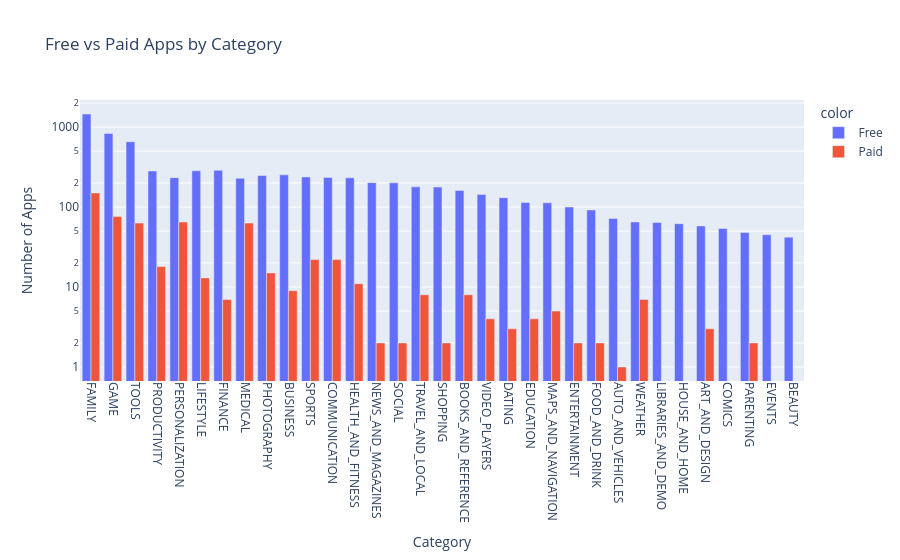

The cell this chart's notebook holds for it:
### Code cell
bar = px.bar(x=df_free_vs_paid.Category,
             y=df_free_vs_paid.App,
             title="Free vs Paid Apps by Category",
             barmode='group',
             color=df_free_vs_paid.Type,
             log_y=True)

bar.update_xaxes(categoryorder='total descending',
                 tickangle=90)

bar.update_layout(xaxis_title='Category', 
                  yaxis_title='Number of Apps',
                  coloraxis_showscale=False
                  )

bar.show()

### Figure 1 — Plotly figure (JSON) as saved in the notebook; plotly's stock layout.template omitted (floating-point values rounded to 4 significant figures)
{"data": [{"alignmentgroup": "True", "hovertemplate": "color=Free<br>x=%{x}<br>y=%{y}<extra></extra>", "legendgroup": "Free", "marker": {"color": "#636efa", "pattern": {"shape": ""}}, "name": "Free", "offsetgroup": "Free", "orientation": "v", "showlegend": true, "textposition": "auto", "type": "bar", "x": ["FAMILY", "GAME", "TOOLS", "FINANCE", "LIFESTYLE", "PRODUCTIVITY", "BUSINESS", "PHOTOGRAPHY", "SPORTS", "COMMUNICATION", "PERSONALIZATION", "HEALTH_AND_FITNESS", "MEDICAL", "NEWS_AND_MAGAZINES", "SOCIAL", "TRAVEL_AND_LOCAL", "SHOPPING", "BOOKS_AND_REFERENCE", "VIDEO_PLAYERS", "DATING", "EDUCATION", "MAPS_AND_NAVIGATION", "ENTERTAINMENT", "FOOD_AND_DRINK", "AUTO_AND_VEHICLES", "WEATHER", "LIBRARIES_AND_DEMO", "HOUSE_AND_HOME", "ART_AND_DESIGN", "COMICS", "PARENTING", "EVENTS", "BEAUTY"], "xaxis": "x", "y": [1456, 834, 656, 289, 284, 283, 253, 248, 238, 235, 233, 232, 229, 202, 201, 179, 178, 161, 144, 131, 114, 113, 100, 92, 72, 65, 64, 62, 58, 54, 48, 45, 42], "yaxis": "y"}, {"alignmentgroup": "True", "hovertemplate": "color=Paid<br>x=%{x}<br>y=%{y}<extra></extra>", "legendgroup": "Paid", "marker": {"color": "#EF553B", "pattern": {"shape": ""}}, "name": "Paid", "offsetgroup": "Paid", "orientation": "v", "showlegend": true, "textposition": "auto", "type": "bar", "x": ["FAMILY", "GAME", "PERSONALIZATION", "TOOLS", "MEDICAL", "SPORTS", "COMMUNICATION", "PRODUCTIVITY", "PHOTOGRAPHY", "LIFESTYLE", "HEALTH_AND_FITNESS", "BUSINESS", "TRAVEL_AND_LOCAL", "BOOKS_AND_REFERENCE", "FINANCE", "WEATHER", "MAPS_AND_NAVIGATION", "EDUCATION", "VIDEO_PLAYERS", "ART_AND_DESIGN", "DATING", "NEWS_AND_MAGAZINES", "ENTERTAINMENT", "FOOD_AND_DRINK", "SOCIAL", "PARENTING", "SHOPPING", "AUTO_AND_VEHICLES"], "xaxis": "x", "y": [150, 76, 65, 63, 63, 22, 22, 18, 15, 13, 11, 9, 8, 8, 7, 7, 5, 4, 4, 3, 3, 2, 2, 2, 2, 2, 2, 1], "yaxis": "y"}], "layout": {"barmode": "group", "coloraxis": {"showscale": false}, "legend": {"title": {"text": "color"}, "tracegroupgap": 0}, "title": {"text": "Free vs Paid Apps by Category"}, "xaxis": {"anchor": "y", "categoryorder": "total descending", "domain": [0, 1], "tickangle": 90, "title": {"text": "Category"}}, "yaxis": {"anchor": "x", "domain": [0, 1], "title": {"text": "Number of Apps"}, "type": "log"}}}
